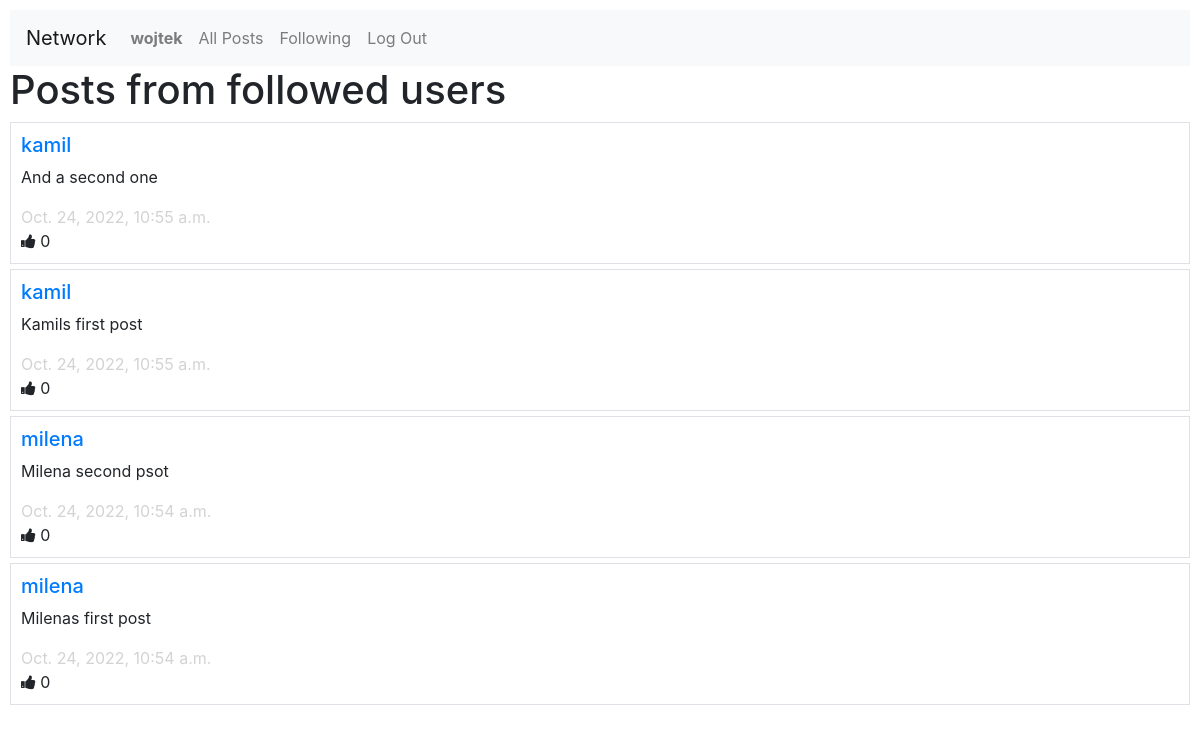
Page /following (signed in) on the committed database.
### network/models.py (models this page shows, shortened)
class User(AbstractUser):
    pass
    number_followers = models.IntegerField(default = 0)
    def __str__(self):
        return self.username

class Post(models.Model):
    author = models.ForeignKey(User, on_delete=models.CASCADE)
    body = models.CharField(max_length = 1024)
    time_stamp = models.DateTimeField(auto_now_add = True)
    likes = models.PositiveIntegerField(default = 0)

### network/views.py (the view)
# urls.py: path("following", views.following, name="following"),
@login_required
def following(request):
    followed = request.user.followings.all().values_list('followed', flat=True)
    posts = Post.objects.filter(author__in=followed).order_by('-time_stamp')
    pagin = Paginator(posts, 10)
    page_number = request.GET.get('page')
    page_obj = pagin.get_page(page_number)
    return render(request, "network/following.html", {
        'posts':page_obj,
    })

### network/templates/network/following.html (shortened to what this page needs)
{% extends "network/layout.html" %}
{% block body %}
<h1>Posts from followed users</h1>
    {% for post in posts %}
        <div class="border post">
            <h5><a href = "{% url 'profile' post.author %}">{{post.author}}</a></h5>
            <p>{{post.body}}</p>
            <span id="timestamp">{{post.time_stamp}}</span><br>
            <span id="likes"><i class="fa fa-thumbs-up"></i> {{post.likes}}</span>
        </div>
    {%endfor%}
{% endblock %}

### network/templates/network/layout.html (shortened to what this page needs)
{% load static %}
<!DOCTYPE html>
<html lang="en">
    <head>
        <link rel="stylesheet" href="https://stackpath.bootstrapcdn.com/bootstrap/4.4.1/css/bootstrap.min.css">
        <link href="{% static 'network/styles.css' %}" rel="stylesheet">
        <link rel="stylesheet" href="https://cdnjs.cloudflare.com/ajax/libs/font-awesome/4.7.0/css/font-awesome.min.css">
    </head>
    <body>
        <nav class="navbar navbar-expand-lg navbar-light bg-light">
            <a class="navbar-brand" href="#">Network</a>
            <div>
              <ul class="navbar-nav mr-auto">
                {% if user.is_authenticated %}
                    <li class="nav-item">
                        <a class="nav-link" href="{% url 'profile' user %}"><strong>{{ user.username }}</strong></a>
                    </li>
                {% endif %}
                <li class="nav-item">
                  <a class="nav-link" href="{% url 'index' %}">All Posts</a>
                </li>
                {% if user.is_authenticated %}
                    <li class="nav-item">
                        <a class="nav-link" href="{% url 'following' %}">Following</a>
                    </li>
                    <li class="nav-item">
                        <a class="nav-link" href="{% url 'logout' %}">Log Out</a>
                    </li>
                {% endif %}
              </ul>
            </div>
          </nav>
        <div class="body">
            {% block body %}
            {% endblock %}
        </div>
    </body>
</html>

### network/static/network/styles.css (style rules this page uses)
body { padding: 10px; }
.post { padding: 10px; margin-bottom: 5px; }
#timestamp { color: lightgrey; }

### rows in the picture
User: username "wojtek"
Post: author "kamil", body "And a second one", time_stamp "Oct. 24, 2022, 10:55 a.m.", likes "0"
Post: author "kamil", body "Kamils first post", time_stamp "Oct. 24, 2022, 10:55 a.m.", likes "0"
Post: author "milena", body "Milena second psot", time_stamp "Oct. 24, 2022, 10:54 a.m.", likes "0"
Post: author "milena", body "Milenas first post", time_stamp "Oct. 24, 2022, 10:54 a.m.", likes "0"
